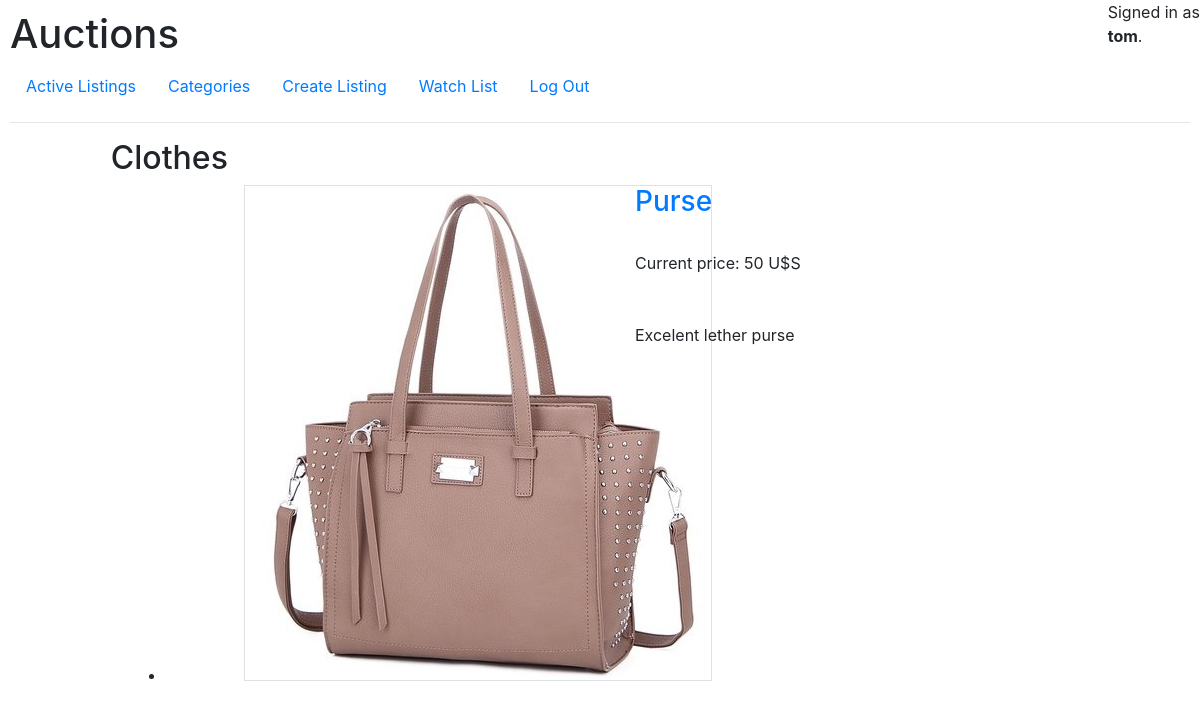
The page /listing/Clothes (signed in) on the database its author committed.
### auctions/models.py (models this page shows, shortened)
class User(AbstractUser):
    pass

class Category(models.Model):
    category_name =  models.CharField(max_length=100)

class Auction(models.Model):
    seller = models.ForeignKey(User, on_delete=models.CASCADE, related_name="auctions_owned")
    product_name = models.CharField(max_length=100)
    description = models.CharField(max_length=1000)
    auction_image = models.FilePathField(path=images_path, blank=True, null=True)
    starting_bid = models.IntegerField()
    sold = models.BooleanField()
    category_name = models.ForeignKey(Category, related_name="auctions_with_category", on_delete=models.SET_NULL, null= True)

### auctions/views.py (the view)
# urls.py: path("listing/<str:category>", views.category, name="category"),
def category(request, category):
    category = Category.objects.get(category_name=category)
    auctions = filter_sold_render_images(category)
    return render(request, "auctions/index.html",
    { "auctions": auctions, "bid": Bid.objects.all(), "category": category.category_name
    })

### auctions/views.py (called while the page is built)
def filter_sold_render_images(category, *userid):
    if category == "no":
        auctions = Auction.objects.filter(sold=False)
    elif category == "watchlist":
        watch_list = Watch_list.objects.filter(user=userid,watch=True)
        watchlist = []
        for watchedauction in watch_list:
            watchlist.append(watchedauction.auction.id)
        auctions = Auction.objects.filter(pk__in=watchlist)
    else:
        auctions = Auction.objects.filter(sold=False, category_name=category)
    for auction in auctions:
        if auction:
            auction.auction_image = auction.auction_image[66:]
            try:
                bid = Bid.objects.get(auction_product=auction.id)
                auction.starting_bid = bid.last_bid
            except:
                pass
    return (auctions)

### auctions/templates/auctions/index.html (shortened to what this page needs)
{% extends "auctions/layout.html" %}
{% load static %}
{% block body %}
    {% if category %}
        <h2>{{ category }}</h2>
    {% elif messege %}
        <h2>Active Listings</h2>
        <h4>{{ messege }}</h4>
    {% else %}
        <h2>Active Listings</h2>
    {% endif %}
    <div id="products">
        <ul>
            {% for auction in auctions %}
                <div class="container">
                    <li id="product">
                        <div class= "row">
                            <div class="col-1"></div>
                            <div class="col-5">
                                <div style="text-align:center;">
                                    <img class="border" src="{{ auction.auction_image }}">
                                </div>
                            </div>
                            <div class="col-5">
                                    <h3><a href="{% url 'listing' user.id auction.id %}">{{ auction.product_name }}</a></h3><br>
                                <div>
                                    Current price: {{ auction.starting_bid }} U$S
                                </div><br><br>
                                <div>
                                    {{ auction.description }}
                                </div><br><br>
                </div>
        </div>
    </div><br>
            {% empty %}
                <li>No auctions</li>
            {% endfor %}
        </ul>
    </div>
{% endblock %}

### auctions/templates/auctions/layout.html (shortened to what this page needs)
{% load static %}
<!DOCTYPE html>
<html lang="en">
    <head>
        <link rel="stylesheet" href="https://stackpath.bootstrapcdn.com/bootstrap/4.4.1/css/bootstrap.min.css">
        <link href="{% static 'auctions/styles.css' %}" rel="stylesheet">
    </head>
    <body>
        <h1>Auctions</h1>
        <div id="user" style="position:fixed; top:0; right:0;">
            {% if user.is_authenticated %}
                <div>
                    Signed in as
                </div>
                <strong>{{ user.username }}</strong>.
            {% else %}
                Not signed in.
            {% endif %}
        </div>
        <ul class="nav">
            <li class="nav-item">
                <a class="nav-link" href="{% url 'index' %}">Active Listings</a>
            </li>
            <li class="nav-item">
                <a class="nav-link" href="{% url 'categories' %}">Categories</a>
            </li>
            {% if user.is_authenticated %}
                <li class="nav-item">
                    <a class="nav-link" href="{% url 'createlisting' %}">Create Listing</a>
                </li>
                <li class="nav-item">
                    <a class="nav-link" href="{% url 'WatchList' user.id %}">Watch List</a>
                </li>
                <li class="nav-item">
                    <a class="nav-link" href="{% url 'logout' %}">Log Out</a>
                </li>
            {% endif %}
        </ul>
        <hr>
                <div class="row">
            <div class="sidebar col-lg-1 col-md-2">
            </div>
            <div class="main col-lg-10 col-md-8">
                {% block body %}
                {% endblock %}
            </div>
            <div class="sidebar col-lg-1 col-md-2">
            </div>
        </div>
    </body>
</html>

### auctions/static/auctions/styles.css (style rules this page uses)
body { padding: 10px; }
#user { position: absolute; top:0; right:0; }
#products { bottom:0px; }

### rows shown on the page
User: username "tom"
Category: category_name "Clothes"
Auction: product_name "Purse", starting_bid "50", description "Excelent lether purse"
